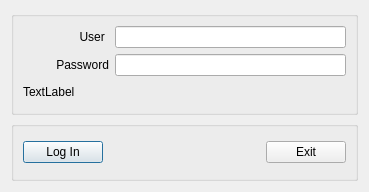
<?xml version="1.0" encoding="UTF-8"?>
<ui version="4.0">
 <class>LoginMain</class>
 <widget class="QDialog" name="LoginMain">
  <property name="geometry">
   <rect>
    <x>0</x>
    <y>0</y>
    <width>369</width>
    <height>192</height>
   </rect>
  </property>
  <property name="windowTitle">
   <string>LogIn</string>
  </property>
  <property name="windowIcon">
   <iconset>
    <normaloff>PXDcmIcon.bmp</normaloff>PXDcmIcon.bmp</iconset>
  </property>
  <layout class="QVBoxLayout" name="verticalLayout">
   <item>
    <widget class="QGroupBox" name="groupBox">
     <property name="title">
      <string/>
     </property>
     <layout class="QFormLayout" name="formLayout">
      <item row="0" column="0">
       <widget class="QLabel" name="label">
        <property name="text">
         <string>                 User</string>
        </property>
       </widget>
      </item>
      <item row="0" column="1">
       <widget class="QLineEdit" name="edUser"/>
      </item>
      <item row="1" column="1">
       <widget class="QLineEdit" name="edPasswd">
        <property name="echoMode">
         <enum>QLineEdit::Password</enum>
        </property>
       </widget>
      </item>
      <item row="1" column="0">
       <widget class="QLabel" name="label_2">
        <property name="text">
         <string>          Password</string>
        </property>
       </widget>
      </item>
      <item row="2" column="0" colspan="2">
       <widget class="QLabel" name="msgDisp">
        <property name="minimumSize">
         <size>
          <width>0</width>
          <height>20</height>
         </size>
        </property>
        <property name="text">
         <string>TextLabel</string>
        </property>
       </widget>
      </item>
     </layout>
    </widget>
   </item>
   <item>
    <widget class="QGroupBox" name="groupBox_2">
     <property name="minimumSize">
      <size>
       <width>0</width>
       <height>60</height>
      </size>
     </property>
     <property name="maximumSize">
      <size>
       <width>16777215</width>
       <height>60</height>
      </size>
     </property>
     <property name="title">
      <string/>
     </property>
     <layout class="QHBoxLayout" name="horizontalLayout">
      <item>
       <widget class="QPushButton" name="btOK">
        <property name="text">
         <string>Log In</string>
        </property>
       </widget>
      </item>
      <item>
       <spacer name="horizontalSpacer">
        <property name="orientation">
         <enum>Qt::Horizontal</enum>
        </property>
        <property name="sizeHint" stdset="0">
         <size>
          <width>40</width>
          <height>20</height>
         </size>
        </property>
       </spacer>
      </item>
      <item>
       <widget class="QPushButton" name="btCancel">
        <property name="text">
         <string>Exit</string>
        </property>
       </widget>
      </item>
     </layout>
    </widget>
   </item>
  </layout>
 </widget>
 <resources/>
 <connections>
  <connection>
   <sender>btOK</sender>
   <signal>clicked()</signal>
   <receiver>LoginMain</receiver>
   <slot>onLogin()</slot>
   <hints>
    <hint type="sourcelabel">
     <x>74</x>
     <y>131</y>
    </hint>
    <hint type="destinationlabel">
     <x>151</x>
     <y>-2</y>
    </hint>
   </hints>
  </connection>
  <connection>
   <sender>btCancel</sender>
   <signal>clicked()</signal>
   <receiver>LoginMain</receiver>
   <slot>onExit()</slot>
   <hints>
    <hint type="sourcelabel">
     <x>318</x>
     <y>134</y>
    </hint>
    <hint type="destinationlabel">
     <x>288</x>
     <y>-10</y>
    </hint>
   </hints>
  </connection>
 </connections>
 <slots>
  <slot>onLogin()</slot>
  <slot>onExit()</slot>
 </slots>
</ui>
